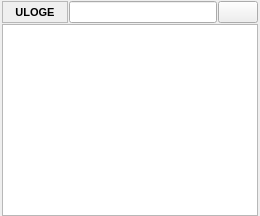
              <widget class="QFrame" name="frame_5">
               <property name="frameShape">
                <enum>QFrame::NoFrame</enum>
               </property>
               <property name="frameShadow">
                <enum>QFrame::Raised</enum>
               </property>
               <layout class="QVBoxLayout" name="verticalLayout_5">
                <property name="spacing">
                 <number>0</number>
                </property>
                <property name="leftMargin">
                 <number>1</number>
                </property>
                <property name="topMargin">
                 <number>0</number>
                </property>
                <property name="rightMargin">
                 <number>1</number>
                </property>
                <property name="bottomMargin">
                 <number>0</number>
                </property>
                <item>
                 <widget class="QFrame" name="frame_6">
                  <property name="sizePolicy">
                   <sizepolicy hsizetype="Preferred" vsizetype="Maximum">
                    <horstretch>0</horstretch>
                    <verstretch>0</verstretch>
                   </sizepolicy>
                  </property>
                  <property name="frameShape">
                   <enum>QFrame::NoFrame</enum>
                  </property>
                  <property name="frameShadow">
                   <enum>QFrame::Raised</enum>
                  </property>
                  <layout class="QHBoxLayout" name="horizontalLayout_10">
                   <property name="spacing">
                    <number>1</number>
                   </property>
                   <property name="leftMargin">
                    <number>1</number>
                   </property>
                   <property name="topMargin">
                    <number>1</number>
                   </property>
                   <property name="rightMargin">
                    <number>1</number>
                   </property>
                   <property name="bottomMargin">
                    <number>1</number>
                   </property>
                   <item>
                    <widget class="QLabel" name="lblUloge">
                     <property name="sizePolicy">
                      <sizepolicy hsizetype="Fixed" vsizetype="Minimum">
                       <horstretch>0</horstretch>
                       <verstretch>0</verstretch>
                      </sizepolicy>
                     </property>
                     <property name="minimumSize">
                      <size>
                       <width>66</width>
                       <height>0</height>
                      </size>
                     </property>
                     <property name="font">
                      <font>
                       <pointsize>8</pointsize>
                       <weight>75</weight>
                       <bold>true</bold>
                      </font>
                     </property>
                     <property name="frameShape">
                      <enum>QFrame::StyledPanel</enum>
                     </property>
                     <property name="text">
                      <string>ULOGE</string>
                     </property>
                     <property name="alignment">
                      <set>Qt::AlignCenter</set>
                     </property>
                    </widget>
                   </item>
                   <item>
                    <widget class="QLineEdit" name="txtUloge">
                     <property name="sizePolicy">
                      <sizepolicy hsizetype="Expanding" vsizetype="Preferred">
                       <horstretch>0</horstretch>
                       <verstretch>0</verstretch>
                      </sizepolicy>
                     </property>
                     <property name="font">
                      <font>
                       <weight>75</weight>
                       <bold>true</bold>
                      </font>
                     </property>
                    </widget>
                   </item>
                   <item>
                    <widget class="QPushButton" name="btnUlogeLista">
                     <property name="sizePolicy">
                      <sizepolicy hsizetype="Maximum" vsizetype="Fixed">
                       <horstretch>0</horstretch>
                       <verstretch>0</verstretch>
                      </sizepolicy>
                     </property>
                     <property name="cursor">
                      <cursorShape>PointingHandCursor</cursorShape>
                     </property>
                     <property name="icon">
                      <iconset resource="../../resources/DonatForm.qrc">
                       <normaloff>:/InDonat/Forms/images/icon_bullets.gif</normaloff>:/InDonat/Forms/images/icon_bullets.gif</iconset>
                     </property>
                     <property name="iconSize">
                      <size>
                       <width>16</width>
                       <height>16</height>
                      </size>
                     </property>
                    </widget>
                   </item>
                  </layout>
                 </widget>
                </item>
                <item>
                 <widget class="QFrame" name="frame_7">
                  <property name="frameShape">
                   <enum>QFrame::NoFrame</enum>
                  </property>
                  <property name="frameShadow">
                   <enum>QFrame::Raised</enum>
                  </property>
                  <layout class="QVBoxLayout" name="verticalLayout_7">
                   <property name="spacing">
                    <number>0</number>
                   </property>
                   <property name="leftMargin">
                    <number>1</number>
                   </property>
                   <property name="topMargin">
                    <number>0</number>
                   </property>
                   <property name="rightMargin">
                    <number>1</number>
                   </property>
                   <property name="bottomMargin">
                    <number>0</number>
                   </property>
                   <item>
                    <widget class="QListWidget" name="lstvUlogeStranaka">
                     <property name="font">
                      <font>
                       <weight>75</weight>
                       <bold>true</bold>
                      </font>
                     </property>
                     <property name="sortingEnabled">
                      <bool>false</bool>
                     </property>
                    </widget>
                   </item>
                  </layout>
                 </widget>
                </item>
               </layout>
              </widget>
